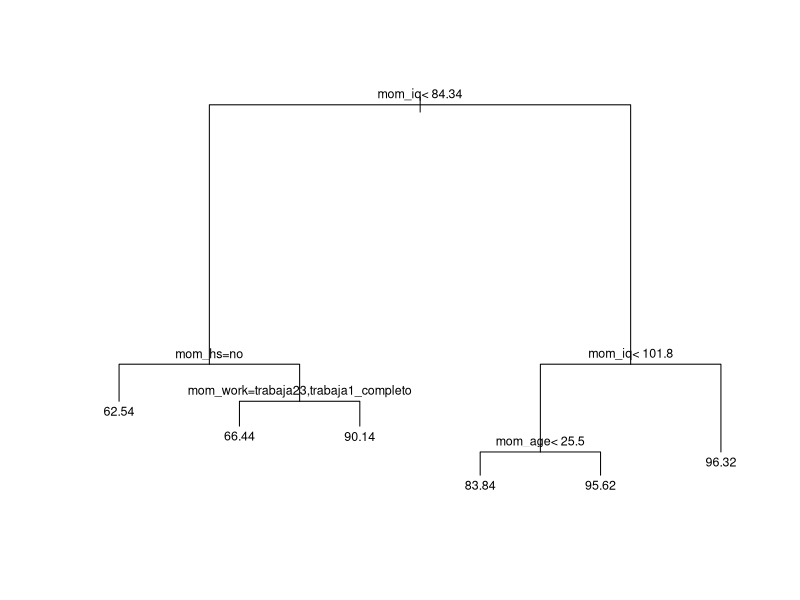
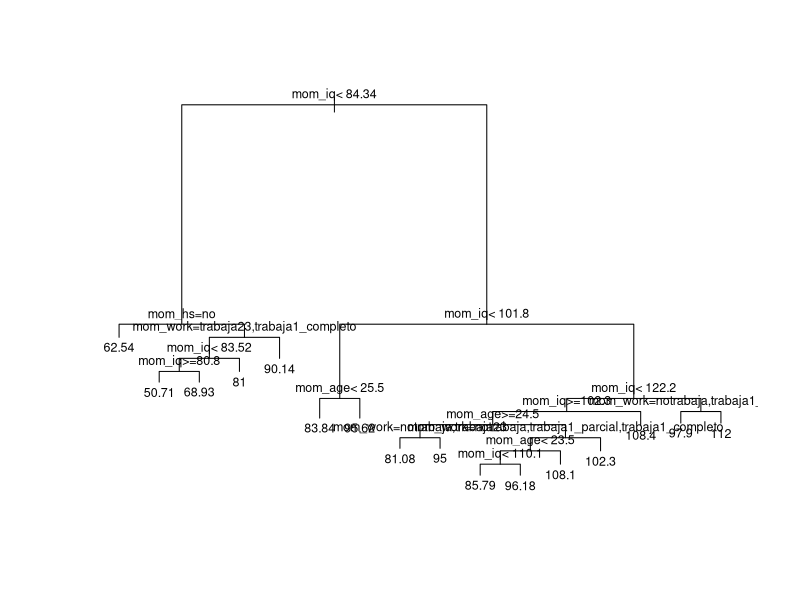
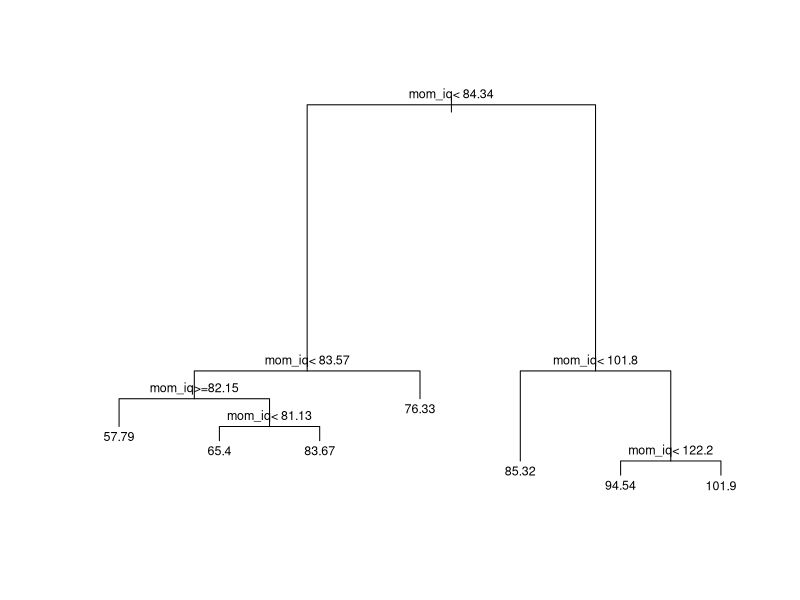
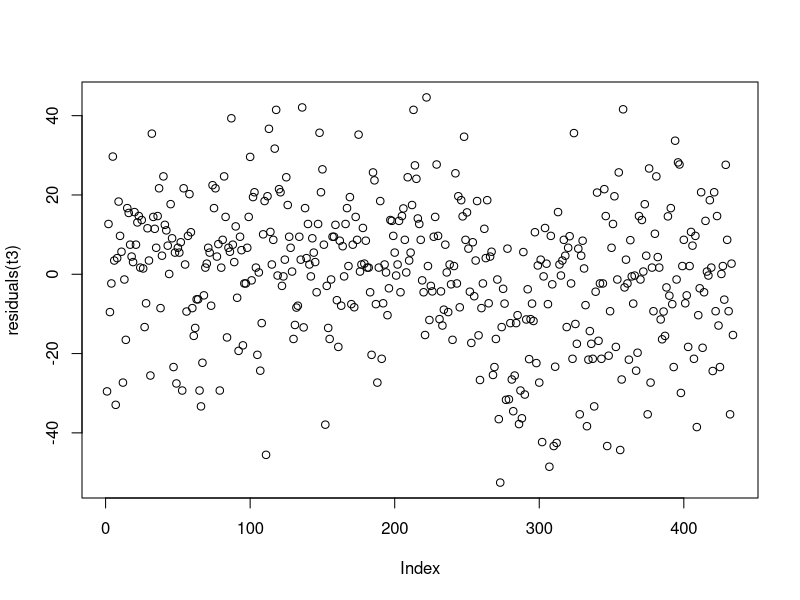
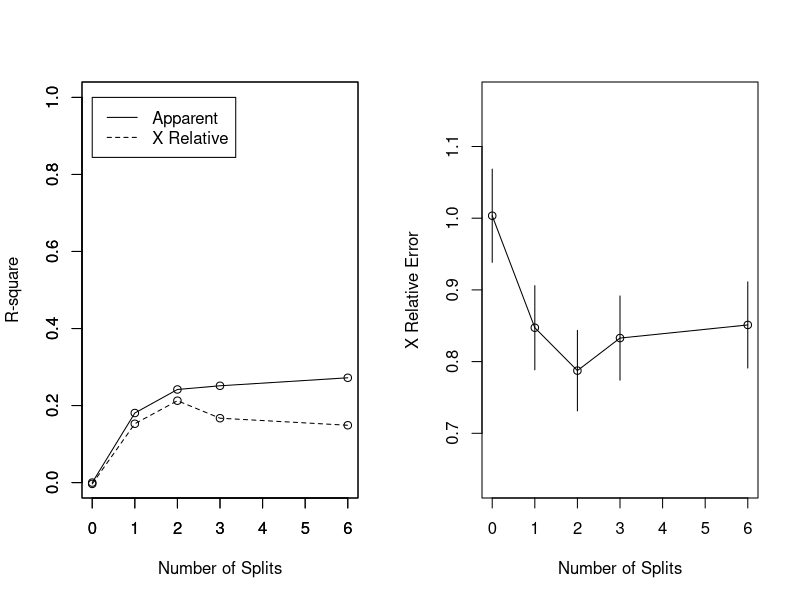
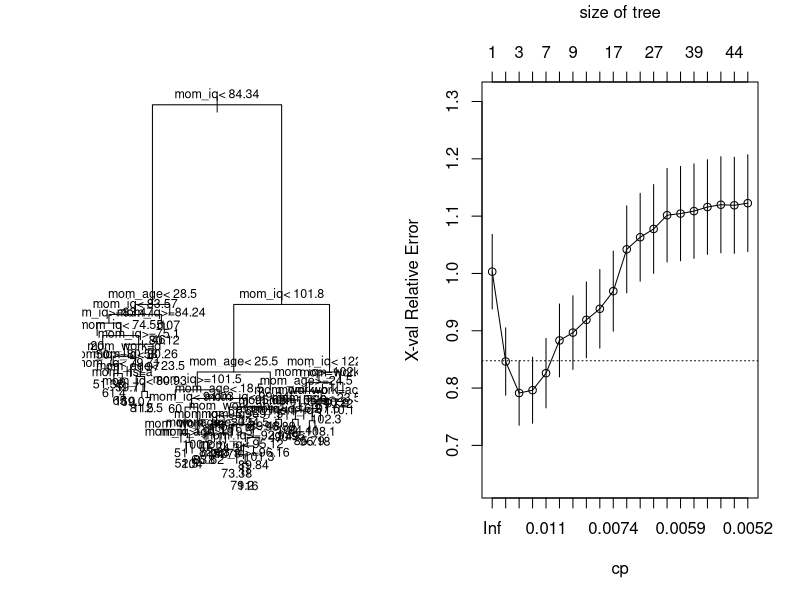
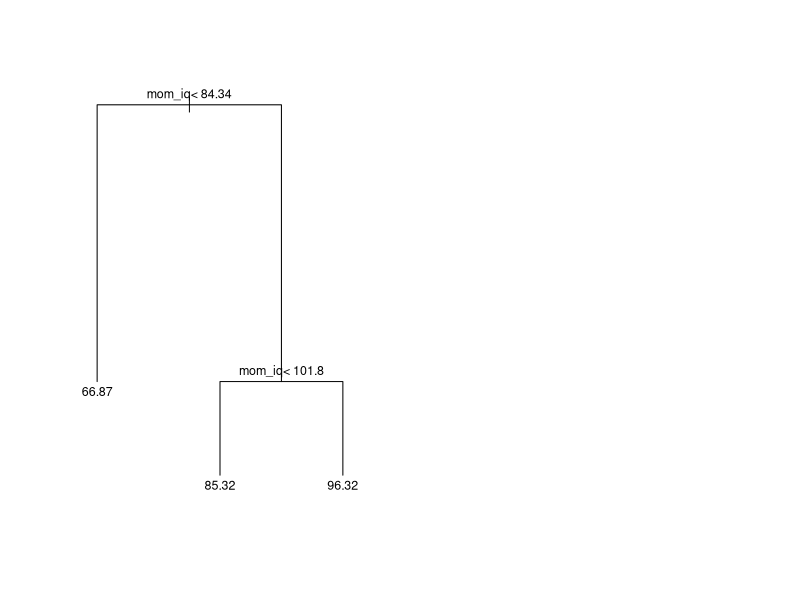

Source code (R) for these figures, in order:
## ---- chunk 1
library(rpart)
d = read.csv('datos/kidiq.csv')
d$mom_hs = factor(d$mom_hs, labels = c("no", "si"))
d$mom_work = factor(d$mom_work, labels = c("notrabaja", "trabaja23", "trabaja1_parcial", "trabaja1_completo"))
## ---- chunk 2
# method = "anova" para modelos de regresion
t1 = rpart(kid_score ~ ., data = d, method = "anova")
## ---- chunk 3
plot(t1, margin = 0.02)
text(t1, cex = 0.75, pretty = 0)
## ---- chunk 4
print(t1)
## ---- chunk 5
t2 = rpart(kid_score ~ ., data = d, method = "anova",
    control = rpart.control(minsplit = 10, minbucket = 5, cp = 0.007))
plot(t2, margin = 0.02)
text(t2, cex=.75, pretty = 0)
## ---- chunk 6
print(t2)
## ---- chunk 7
(118793.70 - 58829.52 - 48941.98)/180386.20
## ---- chunk 8
t3 = rpart(kid_score ~ mom_iq, data = d, method = "anova",
    control = rpart.control(minsplit = 10, minbucket = 5, cp = 0.0069))
plot(t3, margin = 0.02)
text(t3, cex=.75)
## ---- chunk 9
print(t3)
## ---- chunk 10
(48941.980 - 38970.810 - 8230.786)/180386.200
## ---- chunk 11
plot(residuals(t3))
## ---- chunk 12
par(mfrow = c(1,2))
rsq.rpart(t3)
## ---- chunk 13
t4 = rpart(kid_score ~ ., data = d, method = "anova",
    control = rpart.control(minsplit = 2, cp = 0.005))
plot(t4, margin = 0.02)
text(t4, cex=.75)
## ---- chunk 14
t4_printcp = printcp(t4) # lo guardamos en una variable para utilizarlo despues
## ---- chunk 15
plotcp(t4)
## ---- chunk 16
(t4_cp = t4_printcp[3,"CP"])
## ---- chunk 17
t4_prune = prune(t4, cp = t4_cp)
plot(t4_prune, margin = 0.02)
text(t4_prune, cex=.75)
## ---- chunk 18
xp = data.frame(mom_iq = 95, mom_age = 30, mom_hs = "si", 
                mom_work = "notrabaja")
predict(t4_prune, newdata = xp)
